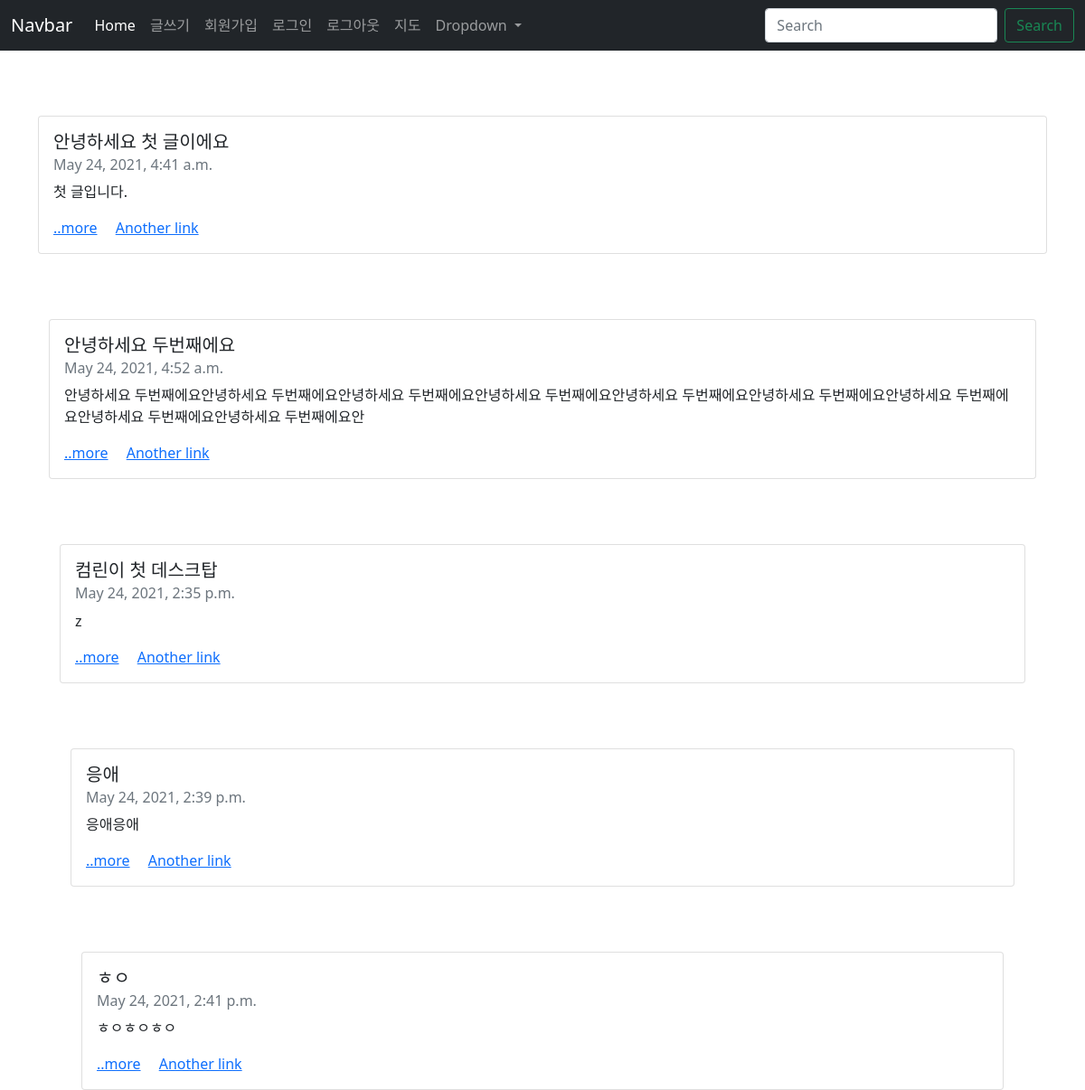
The app's page /, older data.
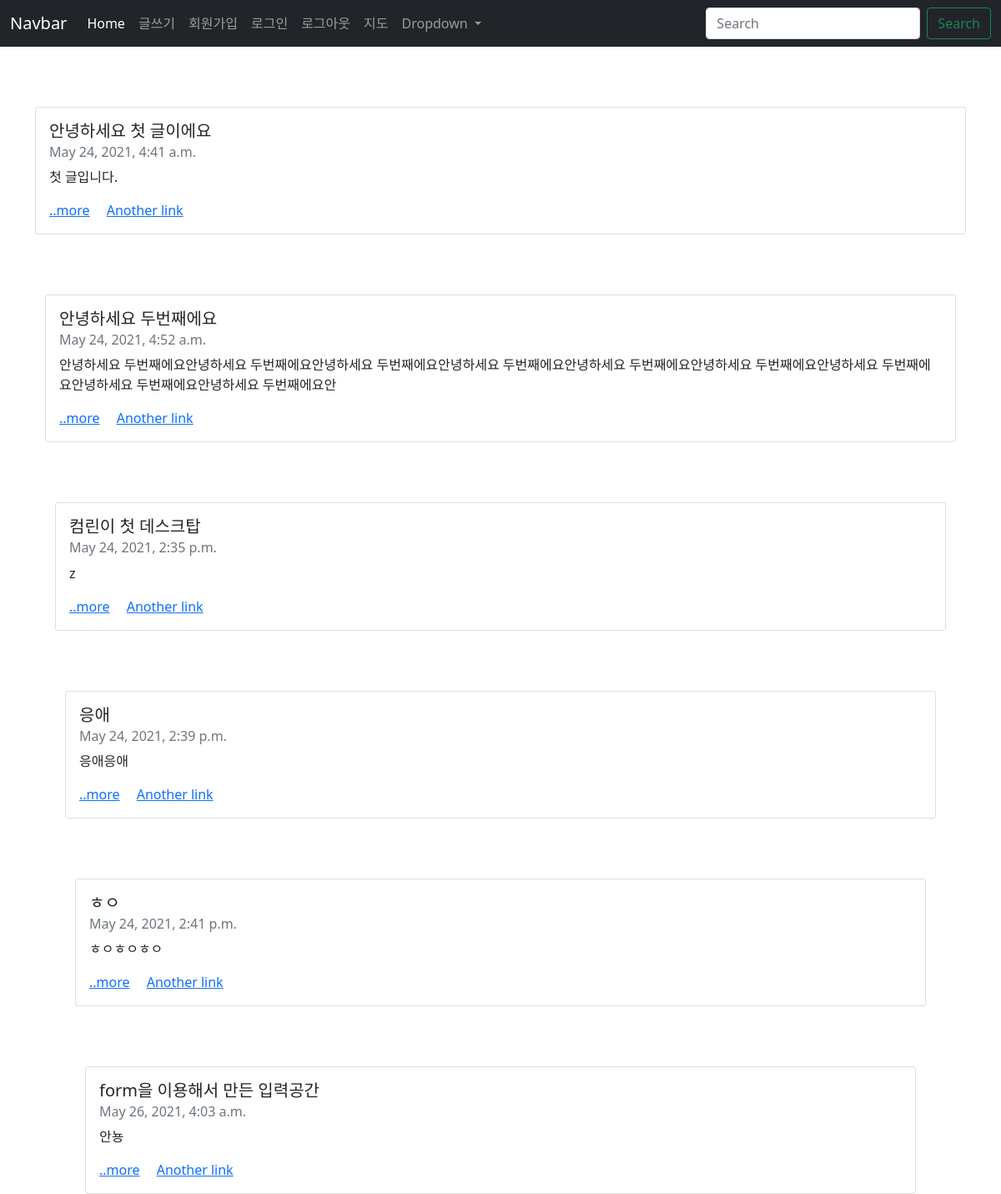
The same page, newer data.
### blogapp/models.py (models this page shows, shortened)
class Blog(models.Model):
    title = models.CharField(max_length=200)
    pub_date = models.DateTimeField('data published')
    body  = models.TextField()
    def summery(self):
        return self.body[:100]

### blogapp/views.py (the view)
# urls.py: path('',blogapp.views.home, name="home"),
def home(request):
    blogs = Blog.objects # 쿼리셋
    return render(request,'home.html',{'blogs':blogs})

### blogapp/templates/home.html (shortened to what this page needs)
<!DOCTYPE html>
<html lang="en">
<head>
<link href="https://cdn.jsdelivr.net/npm/bootstrap@5.0.1/dist/css/bootstrap.min.css" rel="stylesheet">
</head>
{% extends 'base.html'%}
{% block contents%}
<body>
{% for blog in blogs.all%}
      <br><br><br>
      <div class="container">
      <div class="card" style="">
      <div class="card-body">
        <h5 class="card-title">{{blog.title}}</h5>
        <h6 class="card-subtitle mb-2 text-muted">{{blog.pub_date}}</h6>
        <p class="card-text">{{blog.summery}}</p>
        <a href="{%url 'detail' blog.id %}" class="card-link">..more</a>
        <a href="#" class="card-link">Another link</a>
      </div>
    </div>
      {%endfor%}
</div>
</body>
{%endblock%}

### secondproject/templates/base.html (shortened to what this page needs)
<head>
<link href="https://cdn.jsdelivr.net/npm/bootstrap@5.0.1/dist/css/bootstrap.min.css" rel="stylesheet">
</head>
<body>
      <nav class="navbar navbar-expand-lg navbar-dark bg-dark">
      <div class="container-fluid">
        <a class="navbar-brand" href="#">Navbar</a>
        <div class="collapse navbar-collapse" id="navbarSupportedContent">
          <ul class="navbar-nav me-auto mb-2 mb-lg-0">
            <li class="nav-item">
              <a class="nav-link active" aria-current="page" href="#">Home</a>
            </li>
            <li class="nav-item">
              <a class="nav-link" href="{% url 'new'%}">글쓰기</a>
            </li>
            <li class="nav-item">
              <a class="nav-link " href="{%url 'signup'%}" tabindex="-1" aria-disabled="false">회원가입</a>
            </li>
            <li class="nav-item">
              <a class="nav-link " href="{%url 'login'%}" tabindex="-1" aria-disabled="false">로그인</a>
            </li>
            <li class="nav-item">
              <a class="nav-link " href="{%url 'logout'%}" tabindex="-1" aria-disabled="false">로그아웃</a>
            </li>
            <li class="nav-item">
              <a class="nav-link " href="{%url 'map'%}" tabindex="-1" aria-disabled="false">지도</a>
            </li>
            <li class="nav-item dropdown">
              <a class="nav-link dropdown-toggle" href="#" id="navbarDropdown" role="button" data-bs-toggle="dropdown">
                Dropdown
              </a>
            </li>
          </ul>
          <form class="d-flex">
            <input class="form-control me-2" type="search" placeholder="Search" aria-label="Search">
            <button class="btn btn-outline-success" type="submit">Search</button>
          </form>
        </div>
      </div>
    </nav>
{% block contents %}
{%endblock%}
</body>

Row changes from the older to the newer data that the page shows:
added Blog: title "form을 이용해서 만든 입력공간", pub_date "May 26, 2021, 4:03 a.m.", summery "안뇽"
